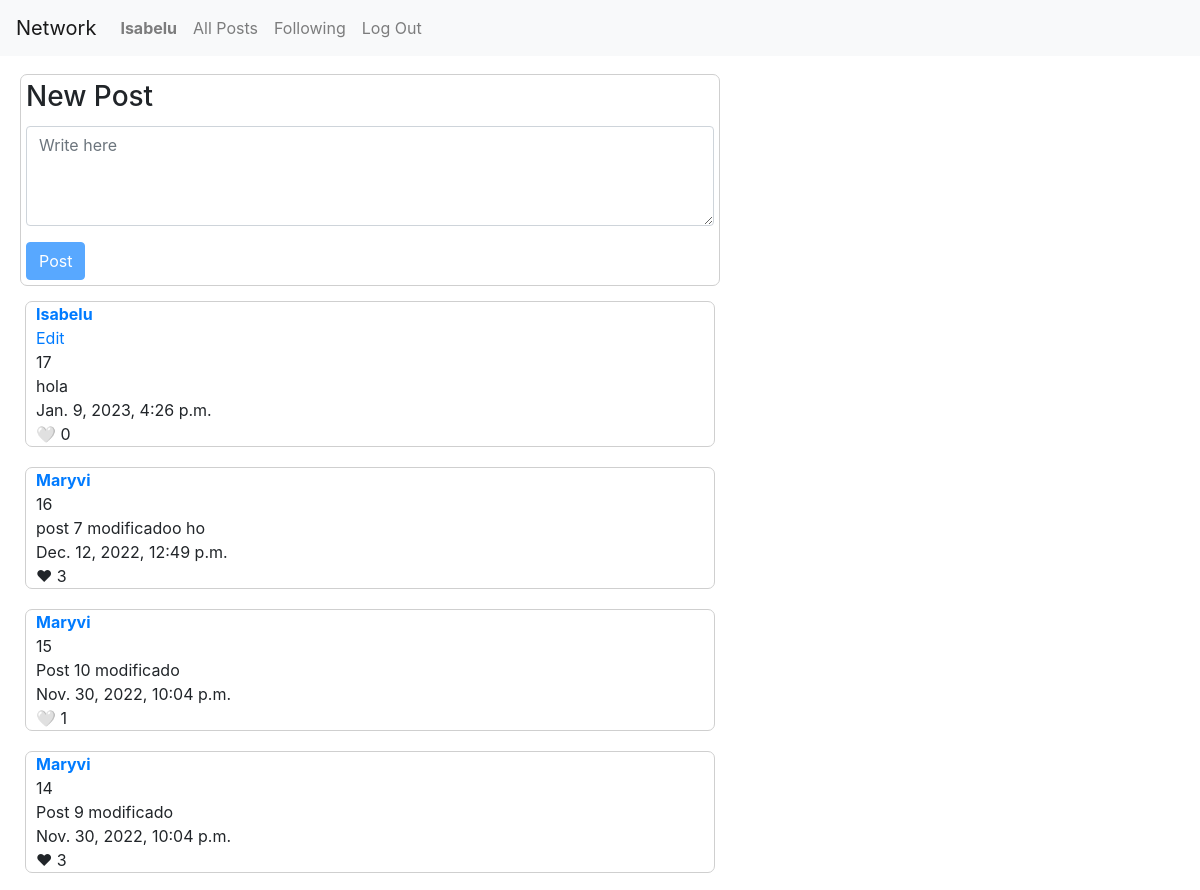
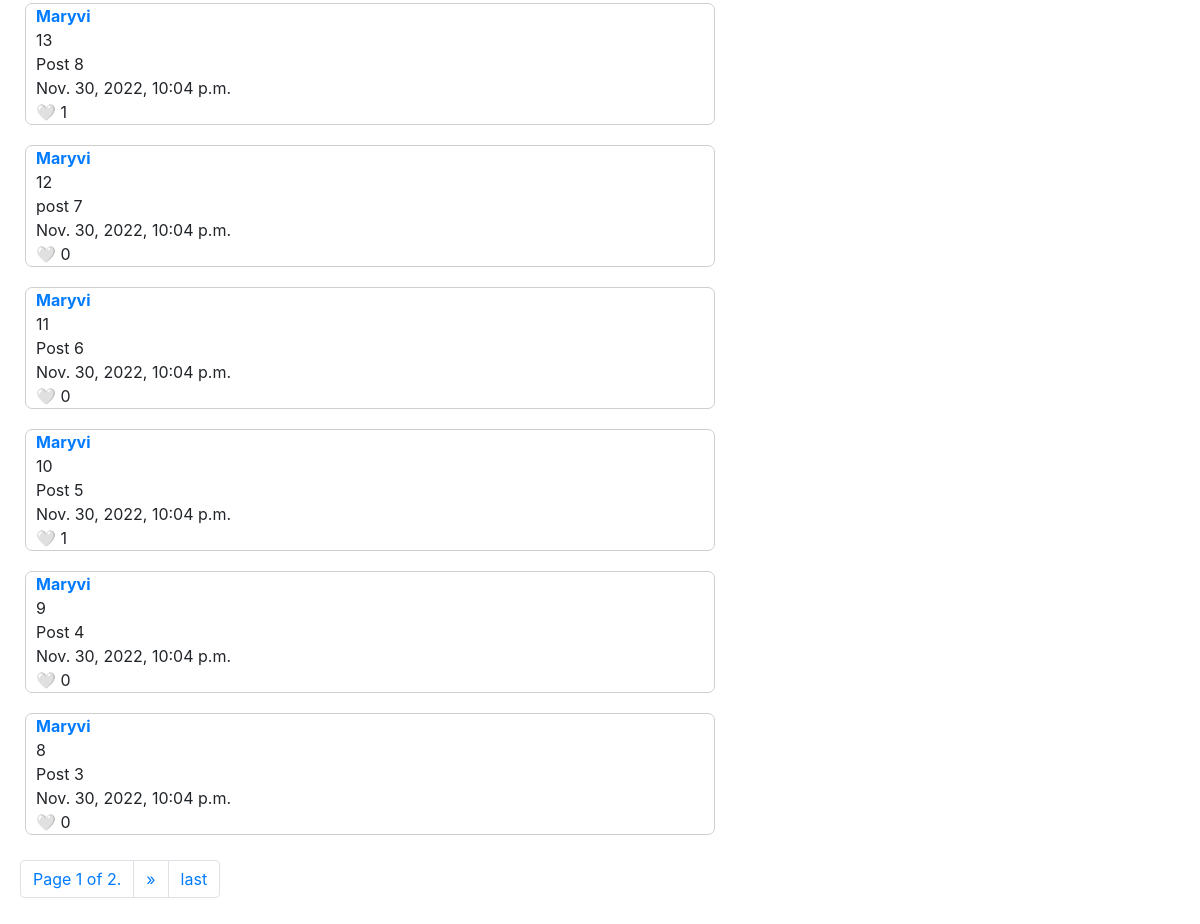
Page / (signed in) on the earlier database version (2 pictures, top to bottom).
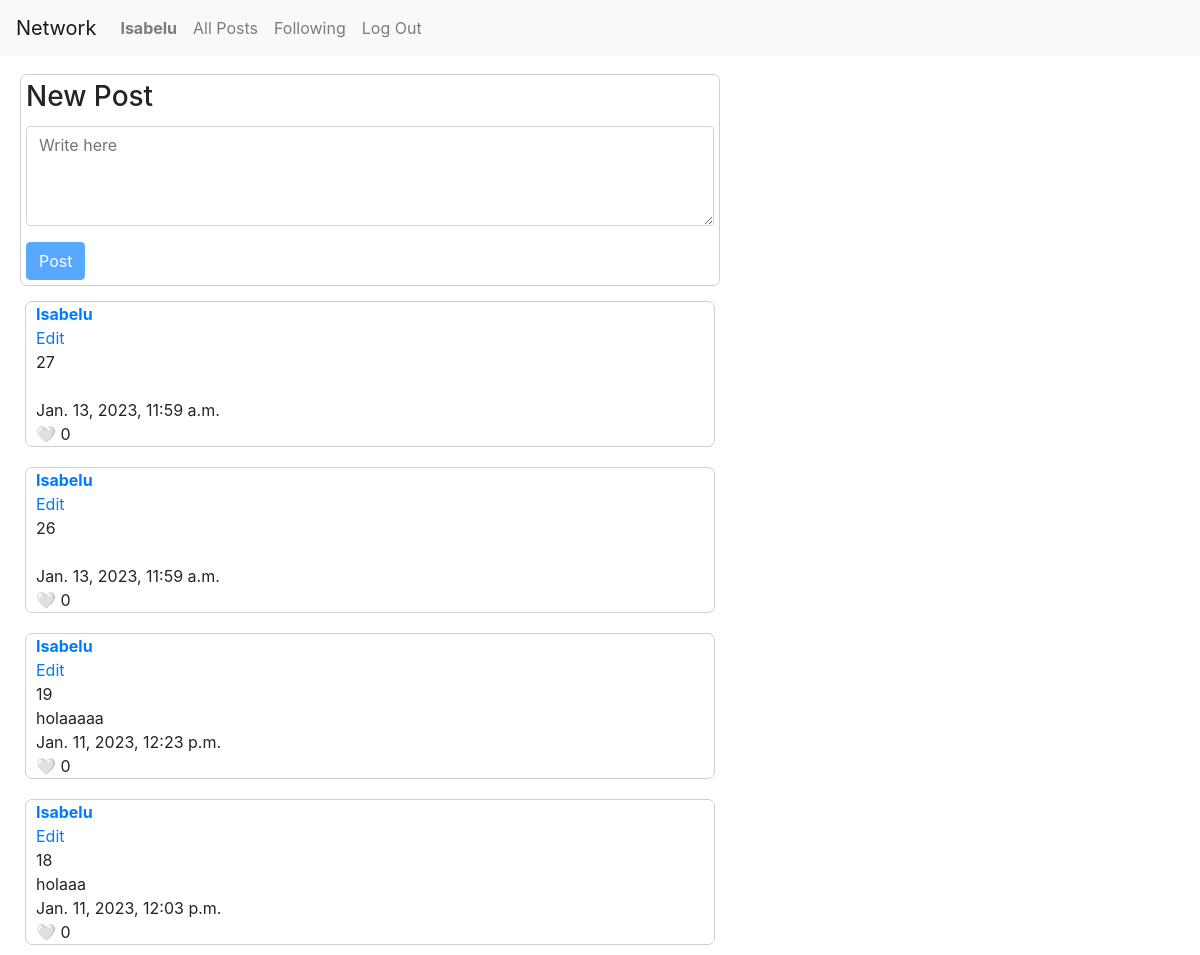
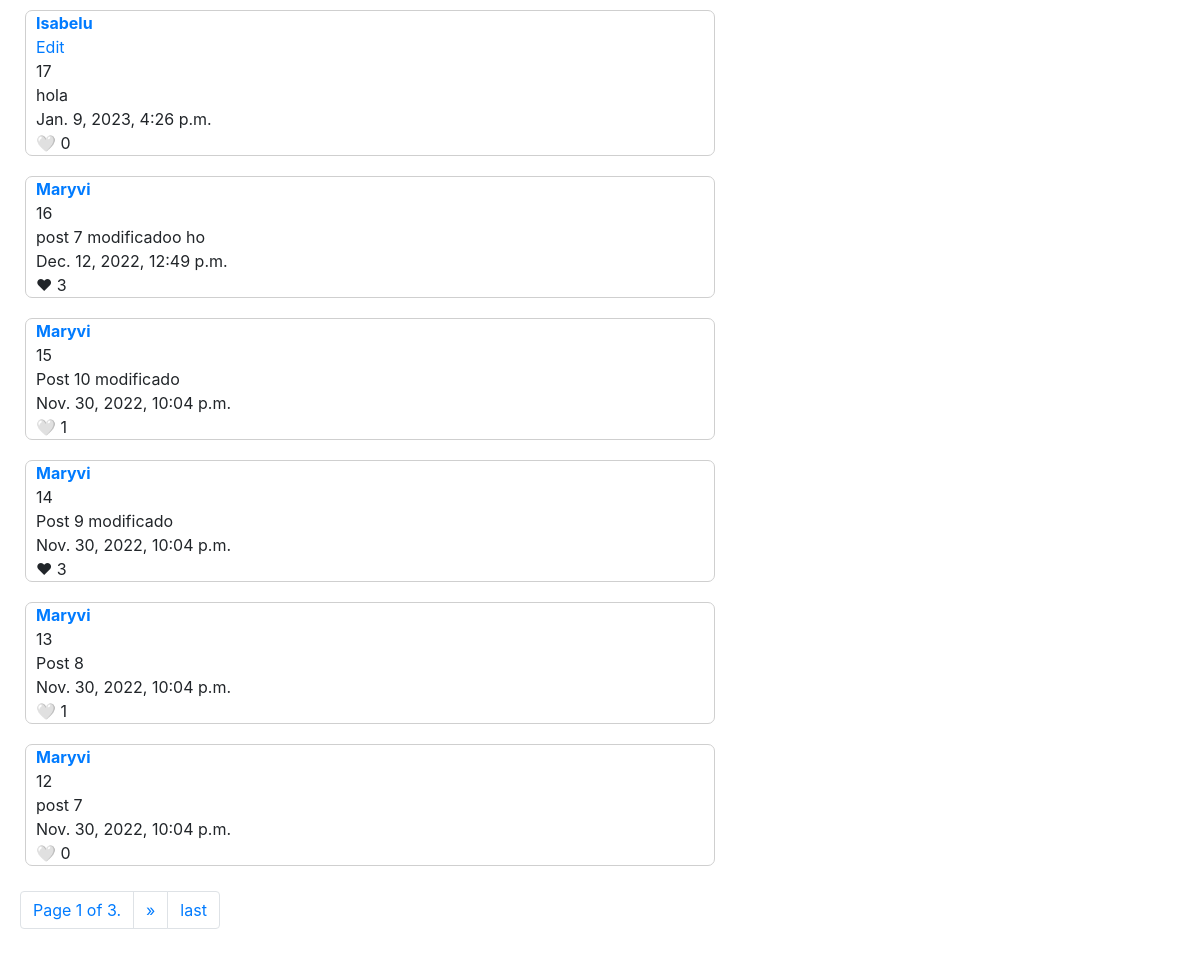
Same page on the later database version (2 pictures, top to bottom).
### network/models.py (models this page shows, shortened)
class Post(models.Model):
    text = models.TextField(blank = True)
    date_creation = models.DateTimeField(auto_now_add=True)
    date_update = models.DateTimeField(auto_now=True)
    user = models.ForeignKey(User, on_delete=models.CASCADE, related_name="posted_by")

class User(AbstractUser):
    pass
    date_creation = models.DateTimeField(auto_now_add=True, null=True)
    date_update = models.DateTimeField(auto_now=True, null=True)

### network/views.py (the view, shortened to what this page needs)
# urls.py: path("", views.index, name="index"),
def index(request, post_id=None):
    objects = Post.objects.all().order_by('-date_creation')
    paginator = Paginator(objects, 10)
    page_number = request.GET.get('page')
    page_obj = paginator.get_page(page_number)
    pages = []
    if request.user.is_anonymous:
        return render(request, "network/login.html")
    else:
        posts_con_like = postsConLike(request.user)
    return render(request, "network/index.html", {
        "posts": page_obj,
        "show_new_post": True,
        "posts_con_like": posts_con_like
        })

### network/views.py (called while the page is built)
def postsConLike (user):
    mis_likes = Like.objects.filter(user=user)
    posts_con_like = []
    for like in mis_likes:
        posts_con_like.append(like.post.id)
    return posts_con_like

### network/templates/network/index.html (shortened to what this page needs)
{% extends "network/layout.html" %}
{% load static %}
{% block body %}
{% if user.is_authenticated %}
<div class="contenedor-principal">
  {% if show_new_post %}
  <div class="contenedor-post" id="new-edit-container">
    <h1 id="new-or-edit-title">New Post</h1>
    <form id="post-form" action="{% url 'new_post' %}" method="post">
      <div class="form-group">
        <textarea id="text-area" class="form-control" style="height: 100px; margin-top: 12px;" name="text"
          placeholder="Write here"></textarea>
      </div>
      <input id="save-button" class="btn btn-primary" type="submit" value="Post">
    </form>
  </div>
  {% endif %}
  <div class="contenedor-lista-posts">
    {% for post in posts %}
    <div class="contenedor-post-anterior">
      <div class="contenedor-usuario-post">
        <a id="prueba" href="{% url 'profile' post.user.id %}">{{ post.user.username }}</a>
      </div>
      <div class="contenedor-edit">
        {% if user.id == post.user.id %}
        <a href="{% url 'index' %}" onclick="return false;">Edit</a>
        {% endif %}
      </div>
      <div class="contenedor-text-post">
        {{ post.id }} <br>
        {{ post.text }} <br>
        {{ post.date_creation }} <br>
      </div>
      <div class="contenedor-likes">
        {% if post.id in posts_con_like %}
        <span class="like-button">❤</span>
        {% else %}
        <span class="like-button">🤍</span>
        {% endif%}
        <span class="like-count">{{ post.post_likes.count }}</span>
      </div>
    </div>
    {% endfor %}
  </div>
  <nav aria-label="Page navigation example">
    <ul class="pagination">
      <li class="page-item"><span class="page-link">Page {{ posts.number }} of {{ posts.paginator.num_pages }}.</span>
      </li>
      {% if posts.has_next %}
      <li class="page-item">
        <a class="page-link" href="?page={{ posts.next_page_number }}" aria-label="Next">
          <span aria-hidden="true">&raquo;</span>
        </a>
      </li>
      <li class="page-item">
        <a class="page-link" href="?page={{ posts.paginator.num_pages }}">last</a>
      </li>
      {% endif %}
    </ul>
  </nav>
</div>
{% endif %}
</div>
{% endblock %}

Differences in the rows shown:
no longer on this page (row unchanged): Post: user.username "Maryvi", id "11", text "Post 6", date_creation "Nov. 30, 2022, 10:04 p.m.", post_likes.count "0"
no longer on this page (row unchanged): Post: user.username "Maryvi", id "10", text "Post 5", date_creation "Nov. 30, 2022, 10:04 p.m.", post_likes.count "1"
no longer on this page (row unchanged): Post: user.username "Maryvi", id "9", text "Post 4", date_creation "Nov. 30, 2022, 10:04 p.m.", post_likes.count "0"
no longer on this page (row unchanged): Post: user.username "Maryvi", id "8", text "Post 3", date_creation "Nov. 30, 2022, 10:04 p.m.", post_likes.count "0"
added Post: user.username "Isabelu", shows "Edit", id "27", date_creation "Jan. 13, 2023, 11:59 a.m.", post_likes.count "0"
added Post: user.username "Isabelu", shows "Edit", id "26", date_creation "Jan. 13, 2023, 11:59 a.m.", post_likes.count "0"
added Post: user.username "Isabelu", shows "Edit", id "19", text "holaaaaa", date_creation "Jan. 11, 2023, 12:23 p.m.", post_likes.count "0"
added Post: user.username "Isabelu", shows "Edit", id "18", text "holaaa", date_creation "Jan. 11, 2023, 12:03 p.m.", post_likes.count "0"
Other differences:
{{ posts.paginator.num_pages }}: "2" → "3"
